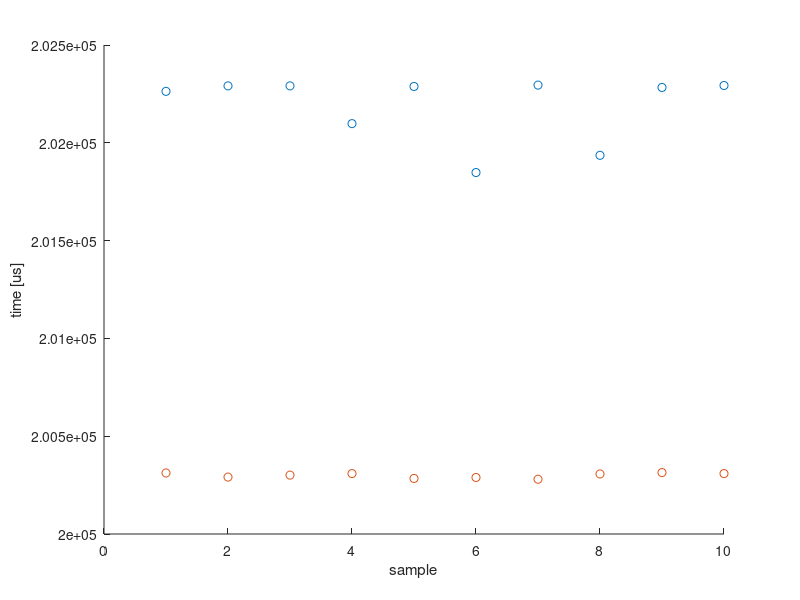

MATLAB code to generate this figure:
% times = [202478, 202637, 202463, 202510, 202637, 202473, 202507, 202636, 202466, 202503, 202639, 202468, 202503, 202652, 202645, 202632, 202471, 202507, 202635, 202477, 202494, 202471, 202481, 202501, 202636, 202488, 202481, 202469, 202493, 202488, 202657, 202482, 202631, 202471, 202510, 202496, 202523, 202628, 202470, 202506, 202633, 202483, 202490, 202639, 202489, 202640, 202473, 202507, 202495, 202521, 202637, 202469, 202503, 202639, 202458, 202512, 202656, 202641, 202633, 202474, 202501, 202642, 202457, 202509, 202657, 202643, 202636, 202478, 202496, 202653, 202644, 202634, 202476, 202500, 202635, 202490, 202484, 202468, 202493, 202649, 202652, 202646, 202639, 202484, 202483, 202468, 202494, 202487, 202636, 202478, 202490, 202248, 202636, 202470, 202501, 202462, 202485, 202503, 202639, 202468];

% other_times = [202289, 202230, 202302, 201421, 202257, 202000, 202265, 201240, 201371, 202229, 202301, 202281, 200972, 202270, 201108, 202297, 202119, 201999, 201064, 201948, 201267, 201781, 201970, 202200, 201087, 201853, 202289, 201359, 202118, 202229, 201997, 202308, 201440, 202275, 201978, 201926, 201402, 201966, 201942, 202310, 202222, 202287, 202195, 202259, 202133, 201669, 201213, 201639, 201860, 201713, 202243, 201963, 201504, 201220, 201664, 201988, 201965, 201502, 201665, 201444, 201500, 202286, 201667, 202138, 202105, 201804, 201988, 201406, 202296, 201650, 202263, 202128, 201857, 202068, 201509, 201691, 202267, 201946, 202286, 202128, 202288, 202285, 202138, 201945, 201115, 201760, 202035, 201403, 202055, 201833, 202055, 202053, 201545, 201663, 201506, 202281, 201947, 201966, 201979, 202265];

times = [202263; 202291; 202291; 202098; 202288; 201848; 202295; 201936; 202283; 202293;];
other_times = [200312; 200291; 200301; 200309; 200284; 200289; 200280; 200307; 200314; 200309;];

scatter(1:length(times), times); hold on;
scatter(1:length(other_times), other_times); hold on;
xlabel("sample")
ylabel("time [us]")
